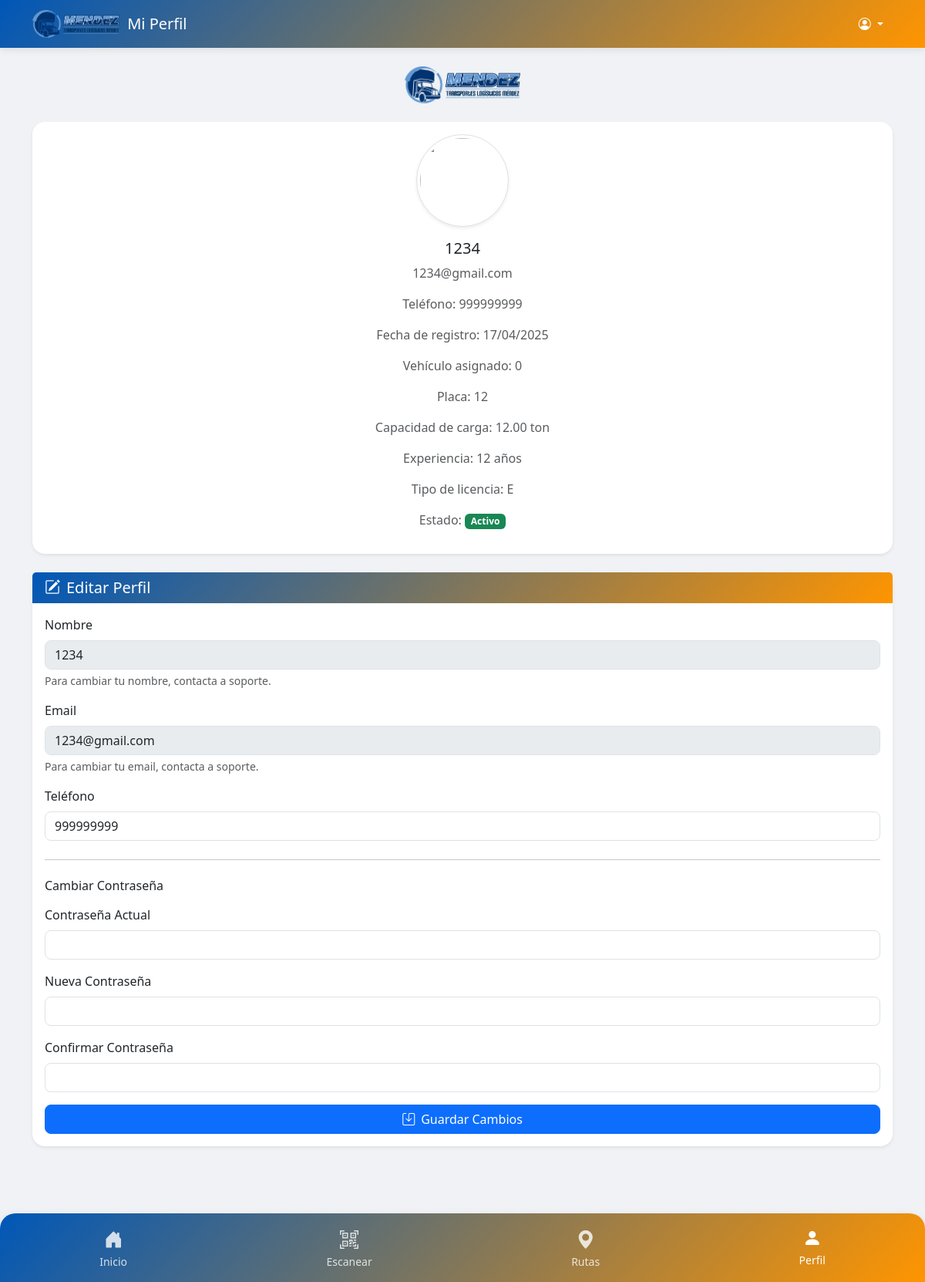
Screenshot of /pwa/perfil.php (signed in) with the database file from the repository.
### tables this page shows
CREATE TABLE `repartidores` (
  `id` int(11) NOT NULL,
  `usuario_id` int(11) NOT NULL,
  `telefono` varchar(20) DEFAULT NULL,
  `vehiculo` varchar(50) DEFAULT NULL,
  `placa` varchar(20) DEFAULT NULL,
  `status` enum('activo','pendiente','suspendido') DEFAULT 'pendiente',
  `ultimo_login` datetime DEFAULT NULL,
  `created_at` timestamp NOT NULL DEFAULT current_timestamp(),
  `updated_at` timestamp NOT NULL DEFAULT current_timestamp() ON UPDATE current_timestamp(),
  `edad` int(11) DEFAULT NULL,
  `tipo_licencia` varchar(20) DEFAULT NULL,
  `num_licencia` varchar(30) DEFAULT NULL,
  `exp_vigencia` date DEFAULT NULL,
  `anos_experiencia` int(11) DEFAULT NULL,
  `capacidad_carga` decimal(5,2) DEFAULT NULL,
  `certificacion_medica` tinyint(1) DEFAULT 0,
  `conocimiento_rutas` tinyint(1) DEFAULT 0,
  `certificacion_carga` tinyint(1) DEFAULT 0,
  `antecedentes_penales` tinyint(1) DEFAULT 0,
  `profile_photo` mediumblob DEFAULT NULL,
  `id_photo` mediumblob DEFAULT NULL
);

CREATE TABLE `usuarios` (
  `id` int(11) NOT NULL,
  `google_id` varchar(255) DEFAULT NULL,
  `nombre_usuario` varchar(50) NOT NULL,
  `email` varchar(100) NOT NULL,
  `password` varchar(255) DEFAULT NULL,
  `created_at` timestamp NOT NULL DEFAULT current_timestamp(),
  `rol_id` int(11) DEFAULT 2,
  `status` enum('activo','pendiente','suspendido','eliminado') DEFAULT 'activo'
);

### pwa/perfil.php (the view, shortened to what this page needs)
<?php
require_once '../components/db_connection.php';
$usuario_id = $_SESSION['usuario_id'];
$stmt = $conn->prepare("
    SELECT u.id, u.nombre_usuario, u.email, u.created_at,
           r.telefono, r.vehiculo, r.placa, r.status as repartidor_status,
           r.capacidad_carga, r.tipo_licencia, r.anos_experiencia
    FROM usuarios u
    LEFT JOIN repartidores r ON u.id = r.usuario_id
    WHERE u.id = ?
");
$stmt->bind_param("i", $usuario_id);
$stmt->execute();
$result = $stmt->get_result();
$usuario = $result->fetch_assoc();
?>
<!DOCTYPE html>
<html lang="es">
<head>
    <link rel="stylesheet" href="https://cdn.jsdelivr.net/npm/bootstrap@5.3.0/dist/css/bootstrap.min.css">
    <link rel="stylesheet" href="https://cdn.jsdelivr.net/npm/bootstrap-icons@1.10.0/font/bootstrap-icons.css">
</head>
<body>
    <nav class="navbar navbar-dark">
        <div class="container">
            <a class="navbar-brand" href="#">
                <img src="assets/icons/logo.png" alt="MENDEZ Logo">
                <span>Mi Perfil</span>
            </a>
            <div class="dropdown">
                <button class="btn dropdown-toggle" type="button" id="userMenu" data-bs-toggle="dropdown"
                    style="color: white; border: none;">
                    <i class="bi bi-person-circle"></i>
                </button>
            </div>
        </div>
    </nav>
    <div class="container mt-4 mb-5 pb-5">
        <div class="text-center mb-4">
            <img src="assets/icons/logo.png" alt="MENDEZ Transportes" class="company-logo" style="max-width: 150px;">
        </div>
        <div class="card mb-4 shadow-sm border-0 rounded-4">
            <div class="card-body text-center">
                <div class="mb-3">
                    <img src="assets/img/profile-default.png" class="rounded-circle img-thumbnail shadow-sm"
                        style="width: 120px; height: 120px;">
                </div>
                <h5 class="card-title"><?php echo htmlspecialchars($usuario['nombre_usuario']); ?></h5>
                <p class="text-muted"><?php echo htmlspecialchars($usuario['email']); ?></p>
                <div class="mb-3">
                    <p class="text-muted">Teléfono:
                        <?php echo htmlspecialchars($usuario['telefono'] ?? 'No especificado'); ?></p>
                    <p class="text-muted">Fecha de registro:
                        <?php echo htmlspecialchars(date('d/m/Y', strtotime($usuario['created_at']))); ?></p>
                </div>
                <?php if (!empty($usuario['vehiculo']) || !empty($usuario['placa'])): ?>
                    <div class="mb-3">
                        <p class="text-muted">Vehículo asignado:
                            <?php echo htmlspecialchars($usuario['vehiculo'] ?? 'No especificado'); ?></p>
                        <p class="text-muted">Placa: <?php echo htmlspecialchars($usuario['placa'] ?? 'No especificada'); ?>
                        </p>
                        <p class="text-muted">Capacidad de carga:
                            <?php echo !empty($usuario['capacidad_carga']) ? htmlspecialchars($usuario['capacidad_carga']) . ' ton' : 'No especificada'; ?>
                        </p>
                        <?php if (!empty($usuario['anos_experiencia'])): ?>
                            <p class="text-muted">Experiencia: <?php echo htmlspecialchars($usuario['anos_experiencia']); ?>
                                años</p>
                        <?php endif; ?>
                        <?php if (!empty($usuario['tipo_licencia'])): ?>
                            <p class="text-muted">Tipo de licencia: <?php echo htmlspecialchars($usuario['tipo_licencia']); ?>
                            </p>
                        <?php endif; ?>
                        <p class="text-muted">Estado:
                            <span
                                class="badge <?php echo $usuario['repartidor_status'] == 'activo' ? 'bg-success' : 'bg-warning'; ?>">
                                <?php echo htmlspecialchars(ucfirst($usuario['repartidor_status'] ?? 'pendiente')); ?>
                            </span>
                        </p>
                    </div>
                <?php endif; ?>
            </div>
        </div>
        <div class="card shadow-sm border-0 rounded-4">
            <div class="card-header border-0"
                style="background: linear-gradient(135deg, var(--primary-color), var(--secondary-color)); color: white;">
                <h5 class="mb-0"><i class="bi bi-pencil-square me-2"></i>Editar Perfil</h5>
            </div>
            <div class="card-body">
                <form method="post" action="">
                    <div class="mb-3">
                        <label for="nombre" class="form-label">Nombre</label>
                        <input type="text" class="form-control rounded-3" id="nombre"
                            value="<?php echo htmlspecialchars($usuario['nombre_usuario']); ?>" disabled>
                        <div class="form-text">Para cambiar tu nombre, contacta a soporte.</div>
                    </div>
                    <div class="mb-3">
                        <label for="email" class="form-label">Email</label>
                        <input type="email" class="form-control rounded-3" id="email"
                            value="<?php echo htmlspecialchars($usuario['email']); ?>" disabled>
                        <div class="form-text">Para cambiar tu email, contacta a soporte.</div>
                    </div>
                    <div class="mb-3">
                        <label for="telefono" class="form-label">Teléfono</label>
                        <input type="tel" class="form-control rounded-3" id="telefono" name="telefono"
                            value="<?php echo htmlspecialchars($usuario['telefono'] ?? ''); ?>" required>
                    </div>
                    <hr class="my-4">
                    <h6 class="mb-3">Cambiar Contraseña</h6>
                    <div class="mb-3">
                        <label for="password_actual" class="form-label">Contraseña Actual</label>
                        <input type="password" class="form-control rounded-3" id="password_actual"
                            name="password_actual">
                    </div>
                    <div class="mb-3">
                        <label for="password_nuevo" class="form-label">Nueva Contraseña</label>
                        <input type="password" class="form-control rounded-3" id="password_nuevo" name="password_nuevo">
                    </div>
                    <div class="mb-3">
                        <label for="password_confirmar" class="form-label">Confirmar Contraseña</label>
                        <input type="password" class="form-control rounded-3" id="password_confirmar"
                            name="password_confirmar">
                    </div>
                    <div class="d-grid">
                        <button type="submit" name="actualizar_perfil" class="btn btn-primary rounded-3">
                            <i class="bi bi-save me-2"></i>Guardar Cambios
                        </button>
                    </div>
                </form>
            </div>
        </div>
    </div>
    <nav class="navbar fixed-bottom navbar-dark p-0 shadow">
        <div class="container-fluid p-0">
            <div class="d-flex flex-row justify-content-around w-100">
                <a href="dashboard.php" class="nav-link text-center py-3 flex-fill">
                    <div class="d-flex flex-column align-items-center">
                        <i class="bi bi-house-door-fill fs-4"></i>
                        <span class="small">Inicio</span>
                    </div>
                </a>
                <a href="escanear.php" class="nav-link text-center py-3 flex-fill">
                    <div class="d-flex flex-column align-items-center">
                        <i class="bi bi-qr-code-scan fs-4"></i>
                        <span class="small">Escanear</span>
                    </div>
                </a>
                <a href="mapa.php" class="nav-link text-center py-3 flex-fill">
                    <div class="d-flex flex-column align-items-center">
                        <i class="bi bi-geo-alt-fill fs-4"></i>
                        <span class="small">Rutas</span>
                    </div>
                </a>
                <a href="perfil.php" class="nav-link text-center py-3 flex-fill active">
                    <div class="d-flex flex-column align-items-center">
                        <i class="bi bi-person-fill fs-4"></i>
                        <span class="small">Perfil</span>
                    </div>
                </a>
            </div>
        </div>
    </nav>
</body>
</html>

### pwa/perfil.php (style rules this page uses)
:root { --primary-color: #0057B8; --secondary-color: #FF9500; --accent-color: #FF9500; --success-color: #2E8B57; --danger-color: #D32F2F; --warning-color: #F9A826; --light-bg: #F8F9FA; --dark-text: #212529; }
body { background-color: #f0f2f5; font-family: 'Segoe UI', Tahoma, Geneva, Verdana, sans-serif; padding-bottom: 80px; }
.navbar { background: linear-gradient(135deg, var(--primary-color), var(--secondary-color)); box-shadow: 0 2px 10px rgba(0, 0, 0, 0.1); }
.navbar-brand { display: flex; align-items: center; gap: 10px; }
.navbar-brand img { height: 36px; width: auto; }
.nav-link { color: #fff !important; opacity: 0.8; transition: all 0.3s ease; }
.nav-link:hover, .nav-link.active { opacity: 1; transform: translateY(-2px); }
.navbar.fixed-bottom { background: linear-gradient(135deg, var(--primary-color), var(--secondary-color)); border-top-left-radius: 20px; border-top-right-radius: 20px; overflow: hidden; }

### rows the page displays
repartidores: usuario.nombre_usuario "1234", usuario.email "1234@gmail.com", telefono "999999999", usuario.created_at "17/04/2025", vehiculo "0", placa "12", capacidad_carga "12.00", anos_experiencia "12", tipo_licencia "E", status "Activo"
